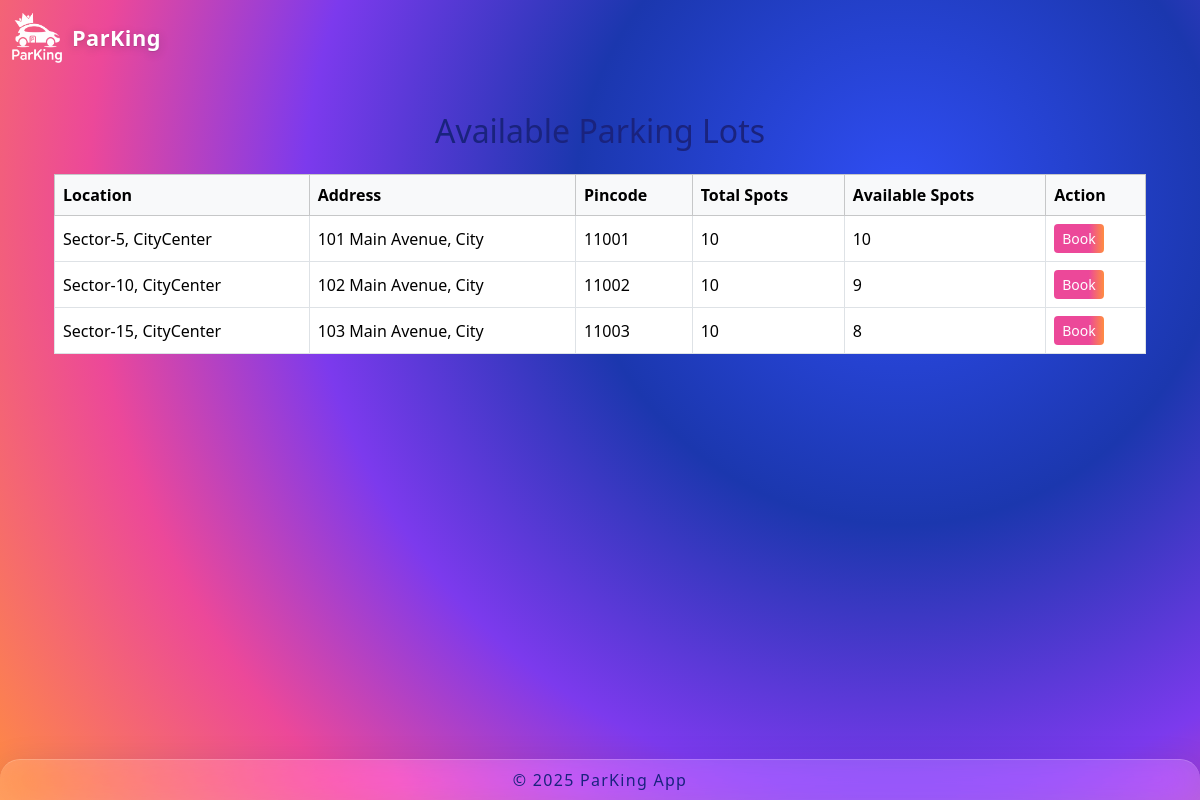
/user_dashboard (signed in), run on the app's committed database.
### controllers/database.py (models this page shows)
class ParkingLot(db.Model):
    id = db.Column(db.Integer, primary_key=True)        # Primary key column is `id`
    location = db.Column(db.String(120), nullable=False)
    prices = db.Column(db.Float, nullable=False)
    address = db.Column(db.String(200), nullable=False)
    pincode = db.Column(db.String(10), nullable=False)
    max_spots = db.Column(db.Integer, nullable=False)
    spots = db.relationship('ParkingSpot', backref='parking_lot', lazy=True)

### app.py (the view)
@app.route('/user_dashboard', methods=['GET'])
def user_dashboard():
    user_id = session.get('user_id')
    if not user_id:
        flash('Please log in to access the dashboard.', 'danger')
        return redirect(url_for('login'))
    lots = ParkingLot.query.all()  # Fetch parking lots from db
    user = User.query.get(user_id)
    return render_template('user_dashboard.html', user=user, lots=lots)

### templates/user_dashboard.html (shortened to what this page needs)
{% extends "layout.html" %}
{% block content %}
<div class="container py-4">
  <h2 class="text-center mb-4">Available Parking Lots</h2>
  <table class="table table-bordered table-hover align-middle">
    <thead class="table-light">
      <tr>
        <th>Location</th>
        <th>Address</th>
        <th>Pincode</th>
        <th>Total Spots</th>
        <th>Available Spots</th>
        <th>Action</th>
      </tr>
    </thead>
    <tbody>
      {% for lot in lots %}
      <tr>
        <td>{{ lot.location }}</td>
        <td>{{ lot.address }}</td>
        <td>{{ lot.pincode }}</td>
        <td>{{ lot.spots|length }}</td>
        <td>
          {{ lot.spots|selectattr('status','equalto','A')|list|length }}
        </td>
        <td>
          {% if lot.spots|selectattr('status','equalto','A')|list|length > 0 %}
            <a href="{{ url_for('book_lot', lot_id=lot.id) }}" class="btn btn-primary btn-sm">Book</a>
          {% else %}
            <button class="btn btn-secondary btn-sm" disabled>Full</button>
          {% endif %}
        </td>
      </tr>
      {% endfor %}
    </tbody>
  </table>
</div>
{% endblock %}

### templates/layout.html (shortened to what this page needs)
<!DOCTYPE html>
<html lang="en">
<head>
    <link href="https://cdn.jsdelivr.net/npm/bootstrap@5.3.2/dist/css/bootstrap.min.css" rel="stylesheet" />
    <link rel="stylesheet" href="{{ url_for('static', filename='css/style.css') }}">
</head>
<body>
    <nav class="navbar glass-header navbar-expand-lg fixed-top">
        <div class="container-fluid">
            <a class="navbar-brand d-flex align-items-center" href="{{ url_for('home') }}">
                <img src="{{ url_for('static', filename='content/ParKing_logo_white.png') }}" alt="Logo" width="50" height="50" style="margin-right: 10px;">
                <strong>ParKing</strong>
            </a>
        </div>
    </nav>
    <main class="container my-4">
        {% block content %}{% endblock %}
    </main>
    <footer class="glass-footer fixed-bottom text-center py-2">
    © 2025 ParKing App
    </footer>
</body>
</html>

### static/css/style.css (style rules this page uses)
body { background: radial-gradient( circle at 75% 25%, #304ef5 0%, #1b37ae 30%, #7C3AED 55%, #EC4899 75%, #FF8C42 100% ), #0a1036; color: #1A237E; font-family: 'Segoe UI', 'Roboto', Arial, sans-serif; min-height: 100vh; padding-top: 64px; padding-bottom: 60px; }
.navbar { background: linear-gradient(90deg, #1A237E 60%, #2196F3 100%) !important; box-shadow: 0 3px 18px rgba(26,35,126,0.10); }
.navbar-brand, .navbar-brand strong { color: #fff !important; }
.btn-primary { background: linear-gradient(90deg, #EC4899 70%, #FF8C42 100%); border: none; color: #fff; }
.glass-header { width: 100%; background: transparent !important; box-shadow: none; backdrop-filter: none; -webkit-backdrop-filter: none; border-bottom: none; color: #fff !important; border-radius: 0; z-index: 1040; box-sizing: border-box; margin: 0; }
.navbar-brand, .navbar-brand strong { color: #fff !important; text-shadow: 0 2px 10px rgba(30,35,65,0.22), 0 1px 1px rgba(0,0,0,0.12); font-weight: 700; font-size: 1.36rem; letter-spacing: 0.02em; }
.glass-footer { width: 100%; background: rgba(255,255,255,0.18); box-shadow: 0 8px 32px 0 rgba(31, 38, 135, 0.18); backdrop-filter: blur(19px) saturate(140%); -webkit-backdrop-filter: blur(19px) saturate(140%); border-top: 1.5px solid rgba(255,255,255,0.18); color: #1A237E; letter-spacing: 0.08em; border-radius: 1.25rem 1.25rem 0 0; margin: 0; z-index: 100; font-size: 1rem; }
.footer, .glass-footer { border-bottom: none; }
a, .btn-link { color: #EDE7F6 !important; }
.btn.btn-primary { color: #fff !important; }

### data on the page
ParkingLot: location "Sector-5, CityCenter", address "101 Main Avenue, City", pincode "11001", spots|length "10", spots|selectattr "10"
ParkingLot: location "Sector-10, CityCenter", address "102 Main Avenue, City", pincode "11002", spots|length "10", spots|selectattr "9"
ParkingLot: location "Sector-15, CityCenter", address "103 Main Avenue, City", pincode "11003", spots|length "10", spots|selectattr "8"
